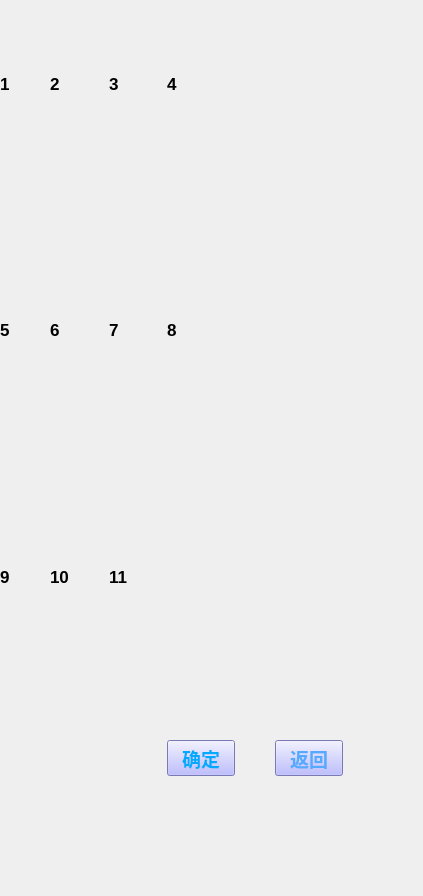
<?xml version="1.0" encoding="UTF-8"?>
<ui version="4.0">
 <class>answerDlg</class>
 <widget class="QDialog" name="answerDlg">
  <property name="geometry">
   <rect>
    <x>0</x>
    <y>0</y>
    <width>423</width>
    <height>896</height>
   </rect>
  </property>
  <property name="font">
   <font>
    <pointsize>14</pointsize>
   </font>
  </property>
  <property name="windowTitle">
   <string>Dialog</string>
  </property>
  <property name="styleSheet">
   <string notr="true">#answerDlg{
border-image: url(:/r3.jpg);
}
</string>
  </property>
  <layout class="QGridLayout" name="gridLayout">
   <property name="leftMargin">
    <number>0</number>
   </property>
   <property name="topMargin">
    <number>0</number>
   </property>
   <property name="rightMargin">
    <number>80</number>
   </property>
   <property name="bottomMargin">
    <number>120</number>
   </property>
   <property name="horizontalSpacing">
    <number>40</number>
   </property>
   <property name="verticalSpacing">
    <number>80</number>
   </property>
   <item row="0" column="0">
    <widget class="QLabel" name="label_1">
     <property name="font">
      <font>
       <pointsize>13</pointsize>
       <weight>75</weight>
       <bold>true</bold>
      </font>
     </property>
     <property name="styleSheet">
      <string notr="true">background-color: transparent;</string>
     </property>
     <property name="text">
      <string>1</string>
     </property>
    </widget>
   </item>
   <item row="0" column="1">
    <widget class="QLabel" name="label_2">
     <property name="font">
      <font>
       <pointsize>13</pointsize>
       <weight>75</weight>
       <bold>true</bold>
      </font>
     </property>
     <property name="styleSheet">
      <string notr="true">background-color: transparent;</string>
     </property>
     <property name="text">
      <string>2</string>
     </property>
    </widget>
   </item>
   <item row="0" column="2">
    <widget class="QLabel" name="label_3">
     <property name="font">
      <font>
       <pointsize>13</pointsize>
       <weight>75</weight>
       <bold>true</bold>
      </font>
     </property>
     <property name="autoFillBackground">
      <bool>false</bool>
     </property>
     <property name="styleSheet">
      <string notr="true">background-color: transparent;</string>
     </property>
     <property name="text">
      <string>3</string>
     </property>
    </widget>
   </item>
   <item row="0" column="3">
    <widget class="QLabel" name="label_4">
     <property name="font">
      <font>
       <pointsize>13</pointsize>
       <weight>75</weight>
       <bold>true</bold>
      </font>
     </property>
     <property name="styleSheet">
      <string notr="true">background-color: transparent;</string>
     </property>
     <property name="text">
      <string>4</string>
     </property>
    </widget>
   </item>
   <item row="1" column="0">
    <widget class="QLabel" name="label_5">
     <property name="font">
      <font>
       <pointsize>13</pointsize>
       <weight>75</weight>
       <bold>true</bold>
      </font>
     </property>
     <property name="styleSheet">
      <string notr="true">background-color: transparent;</string>
     </property>
     <property name="text">
      <string>5</string>
     </property>
    </widget>
   </item>
   <item row="1" column="1">
    <widget class="QLabel" name="label_6">
     <property name="font">
      <font>
       <pointsize>13</pointsize>
       <weight>75</weight>
       <bold>true</bold>
      </font>
     </property>
     <property name="styleSheet">
      <string notr="true">background-color: transparent;</string>
     </property>
     <property name="text">
      <string>6</string>
     </property>
    </widget>
   </item>
   <item row="1" column="2">
    <widget class="QLabel" name="label_7">
     <property name="font">
      <font>
       <pointsize>13</pointsize>
       <weight>75</weight>
       <bold>true</bold>
      </font>
     </property>
     <property name="styleSheet">
      <string notr="true">background-color: transparent;</string>
     </property>
     <property name="text">
      <string>7</string>
     </property>
    </widget>
   </item>
   <item row="1" column="3">
    <widget class="QLabel" name="label_8">
     <property name="font">
      <font>
       <pointsize>13</pointsize>
       <weight>75</weight>
       <bold>true</bold>
      </font>
     </property>
     <property name="styleSheet">
      <string notr="true">background-color: transparent;</string>
     </property>
     <property name="text">
      <string>8</string>
     </property>
    </widget>
   </item>
   <item row="2" column="0">
    <widget class="QLabel" name="label_9">
     <property name="font">
      <font>
       <pointsize>13</pointsize>
       <weight>75</weight>
       <bold>true</bold>
      </font>
     </property>
     <property name="styleSheet">
      <string notr="true">background-color: transparent;</string>
     </property>
     <property name="text">
      <string>9</string>
     </property>
    </widget>
   </item>
   <item row="2" column="1">
    <widget class="QLabel" name="label_10">
     <property name="font">
      <font>
       <pointsize>13</pointsize>
       <weight>75</weight>
       <bold>true</bold>
      </font>
     </property>
     <property name="styleSheet">
      <string notr="true">background-color: transparent;</string>
     </property>
     <property name="text">
      <string>10</string>
     </property>
    </widget>
   </item>
   <item row="2" column="2">
    <widget class="QLabel" name="label_11">
     <property name="font">
      <font>
       <pointsize>13</pointsize>
       <weight>75</weight>
       <bold>true</bold>
      </font>
     </property>
     <property name="styleSheet">
      <string notr="true">background-color: transparent;</string>
     </property>
     <property name="text">
      <string>11</string>
     </property>
    </widget>
   </item>
   <item row="3" column="3">
    <widget class="QToolButton" name="btnOK">
     <property name="font">
      <font>
       <family>Courier New</family>
       <pointsize>14</pointsize>
       <weight>75</weight>
       <bold>true</bold>
      </font>
     </property>
     <property name="styleSheet">
      <string notr="true">background-color: rgb(170, 170, 255);
color: rgb(0, 170, 255);</string>
     </property>
     <property name="text">
      <string>确定</string>
     </property>
    </widget>
   </item>
   <item row="3" column="4">
    <widget class="QToolButton" name="btnReturn">
     <property name="font">
      <font>
       <family>Courier New</family>
       <pointsize>14</pointsize>
       <weight>75</weight>
       <bold>true</bold>
      </font>
     </property>
     <property name="styleSheet">
      <string notr="true">background-color: rgb(170, 170, 255);
color: rgb(85, 170, 255);</string>
     </property>
     <property name="text">
      <string>返回</string>
     </property>
    </widget>
   </item>
  </layout>
 </widget>
 <resources/>
 <connections/>
</ui>
